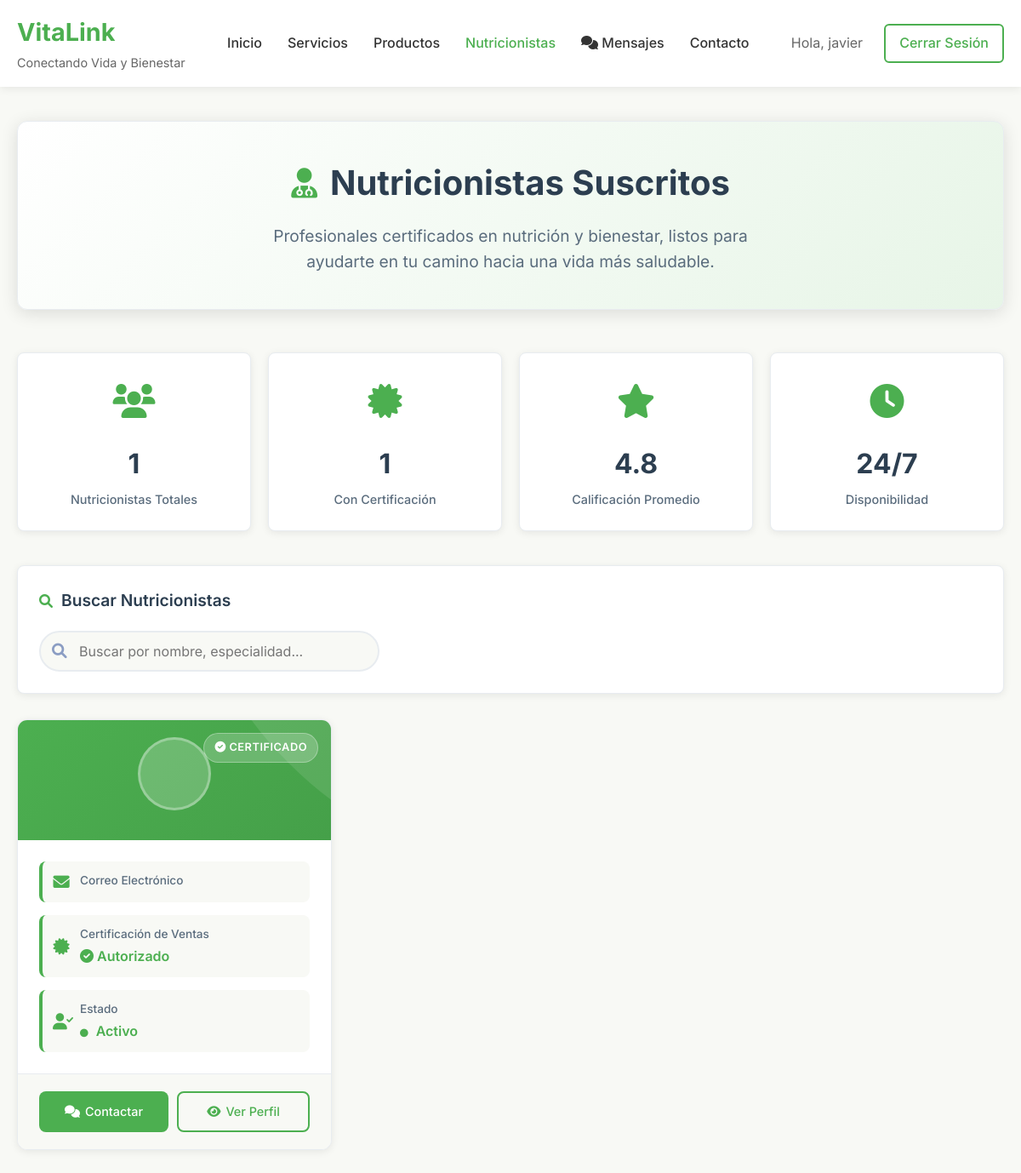
The app's page /listanutricionista/nutricionistas/ (signed in) with its own data.
### listnutricionista/models.py (models this page shows)
class Usuario(AbstractUser):
    es_nutricionista = models.BooleanField(default=False)
    certificacion_venta_productos = models.BooleanField(default=False)
    esta_suscrito = models.BooleanField(default=False)

### listnutricionista/views.py (the view)
# urls.py: path('nutricionistas/', views.nutricionistas_suscritos, name='nutricionistas_suscritos'),
def nutricionistas_suscritos(request):
    nutricionistas = Usuario.objects.filter(es_nutricionista=True, esta_suscrito=True)
    return render(request, 'listnutricionista/nutricionistas.html', {'nutricionistas': nutricionistas})

### listnutricionista/templates/listnutricionista/nutricionistas.html (shortened to what this page needs)
{% load static %}
<!DOCTYPE html>
<html lang="es">
<head>
    <link rel="stylesheet" href="https://cdnjs.cloudflare.com/ajax/libs/font-awesome/6.0.0/css/all.min.css">
</head>
<body>
    <header class="header">
        <nav class="nav">
            <div class="nav-container">
                <div class="nav-logo">
                    <a href="/" style="text-decoration: none; color: inherit;">
                        <h2>VitaLink</h2>
                        <span class="logo-tagline">Conectando Vida y Bienestar</span>
                    </a>
                </div>
                <ul class="nav-menu">
                    <li><a href="/#inicio" class="nav-link">Inicio</a></li>
                    <li><a href="/#servicios" class="nav-link">Servicios</a></li>
                    <li><a href="/#productos" class="nav-link">Productos</a></li>
                    <li><a href="/listanutricionista/nutricionistas" class="nav-link active">Nutricionistas</a></li>
                    <li><a href="/mensajes/" class="nav-link">
                        <i class="fas fa-comments"></i> Mensajes
                    </a></li>
                    <li><a href="/#contacto" class="nav-link">Contacto</a></li>
                </ul>
                <div class="nav-actions">
                    {% if user.is_authenticated %}
                        <span style="color: #666; margin-right: 10px;">Hola, {{ user.get_full_name|default:user.username }}</span>
                        <a href="/accounts/logout/" class="btn-secondary">Cerrar Sesión</a>
                        {% else %}
                        <a href="/admin/login/" class="btn-secondary">Iniciar Sesión</a>
                    {% endif %}
                </div>
            </div>
        </nav>
    </header>
    <main class="main-content">
        <div class="page-header">
            <h1>
                <i class="fas fa-user-md icon"></i>
                Nutricionistas Suscritos
            </h1>
            <p>Profesionales certificados en nutrición y bienestar, listos para ayudarte en tu camino hacia una vida más saludable.</p>
        </div>
        <div class="stats-container">
            <div class="stat-card">
                <div class="stat-icon">
                    <i class="fas fa-users"></i>
                </div>
                <div class="stat-number">{{ nutricionistas|length }}</div>
                <div class="stat-label">Nutricionistas Totales</div>
            </div>
            <div class="stat-card">
                <div class="stat-icon">
                    <i class="fas fa-certificate"></i>
                </div>
                <div class="stat-number">
                    {% with certificados=nutricionistas|length %}
                        {% for n in nutricionistas %}
                            {% if n.certificacion_venta_productos %}
                                {{ forloop.counter }}
                            {% endif %}
                        {% endfor %}
                    {% endwith %}
                </div>
                <div class="stat-label">Con Certificación</div>
            </div>
            <div class="stat-card">
                <div class="stat-icon">
                    <i class="fas fa-star"></i>
                </div>
                <div class="stat-number">4.8</div>
                <div class="stat-label">Calificación Promedio</div>
            </div>
            <div class="stat-card">
                <div class="stat-icon">
                    <i class="fas fa-clock"></i>
                </div>
                <div class="stat-number">24/7</div>
                <div class="stat-label">Disponibilidad</div>
            </div>
        </div>
        <div class="filters-container">
            <div class="filters-header">
                <i class="fas fa-search"></i>
                <h3>Buscar Nutricionistas</h3>
            </div>
            <div class="search-box">
                <i class="fas fa-search search-icon"></i>
                <input type="text" class="search-input" placeholder="Buscar por nombre, especialidad..." id="searchInput">
            </div>
        </div>
        {% if nutricionistas %}
            <div class="nutricionistas-grid" id="nutricionistasGrid">
                {% for n in nutricionistas %}
                    <div class="nutricionista-card" data-name="{{ n.nombre|lower }} {{ n.apellidos|lower }}" data-email="{{ n.correo_electronico|lower }}">
                        <div class="card-header">
                            {% if n.certificacion_venta_productos %}
                                <div class="certification-badge certified">
                                    <i class="fas fa-check-circle"></i> Certificado
                                </div>
                            {% else %}
                                <div class="certification-badge not-certified">
                                    <i class="fas fa-clock"></i> En Proceso
                                </div>
                            {% endif %}
                            <div class="nutricionista-avatar">
                            </div>
                        </div>
                        <div class="card-body">
                            <div class="info-item">
                                <i class="fas fa-envelope info-icon"></i>
                                <div class="info-content">
                                    <div class="info-label">Correo Electrónico</div>
                                </div>
                            </div>
                            <div class="info-item">
                                <i class="fas fa-certificate info-icon"></i>
                                <div class="info-content">
                                    <div class="info-label">Certificación de Ventas</div>
                                    <div class="info-value">
                                        {% if n.certificacion_venta_productos %}
                                            <span style="color: var(--primary-green); font-weight: 600;">
                                                <i class="fas fa-check-circle"></i> Autorizado
                                            </span>
                                        {% else %}
                                            <span style="color: #f57f17; font-weight: 600;">
                                                <i class="fas fa-clock"></i> En Revisión
                                            </span>
                                        {% endif %}
                                    </div>
                                </div>
                            </div>
                            <div class="info-item">
                                <i class="fas fa-user-check info-icon"></i>
                                <div class="info-content">
                                    <div class="info-label">Estado</div>
                                    <div class="info-value">
                                        <span style="color: var(--primary-green); font-weight: 600;">
                                            <i class="fas fa-circle" style="font-size: 0.6rem; margin-right: 5px;"></i>
                                            Activo
                                        </span>
                                    </div>
                                </div>
                            </div>
                        </div>
                        <div class="card-actions">
                            <a href="/mensajes/nueva/{{ n.id }}/" class="btn-action btn-primary">
                                <i class="fas fa-comments"></i> Contactar
                            </a>
                            <a href="#" class="btn-action btn-outline">
                                <i class="fas fa-eye"></i> Ver Perfil
                            </a>
                        </div>
                    </div>
                {% endfor %}
            </div>
        {% endif %}
    </main>
</body>
</html>

### records on screen
Usuario: get_full_name "javier"
Usuario: certificacion_venta_productos True (drawn)

### other values on screen
{{ nutricionistas|length }} "1"
